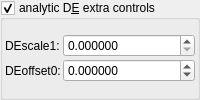
    <widget class="MyGroupBox" name="groupCheck_analyticDE_enabled_false">
     <property name="toolTip">
      <string>&lt;html&gt;&lt;head/&gt;&lt;body&gt;&lt;p&gt;Adjusts the DE every time this slot is iterated.&lt;/p&gt;&lt;p&gt;The aim is to keep these parameters as low as possible.&lt;/p&gt;&lt;p&gt;High values improve the DE, but detail is lost.&lt;/p&gt;&lt;p&gt;Occasionally a negative Offset value is used. &lt;/p&gt;&lt;/body&gt;&lt;/html&gt;</string>
     </property>
     <property name="title">
      <string>analytic D&amp;E extra controls</string>
     </property>
     <property name="checkable">
      <bool>true</bool>
     </property>
     <layout class="QVBoxLayout" name="verticalLayout_13" stretch="0">
      <property name="spacing">
       <number>2</number>
      </property>
      <property name="leftMargin">
       <number>2</number>
      </property>
      <property name="topMargin">
       <number>2</number>
      </property>
      <property name="rightMargin">
       <number>2</number>
      </property>
      <property name="bottomMargin">
       <number>2</number>
      </property>
      <item>
       <layout class="QGridLayout" name="gridLayout_24" columnstretch="0,1">
        <property name="spacing">
         <number>2</number>
        </property>
        <item row="1" column="0">
         <widget class="QLabel" name="label_269">
          <property name="text">
           <string>DEoffset0:</string>
          </property>
         </widget>
        </item>
        <item row="1" column="1">
         <widget class="MyDoubleSpinBox" name="spinbox_analyticDE_offset_0">
          <property name="sizePolicy">
           <sizepolicy hsizetype="Minimum" vsizetype="Maximum">
            <horstretch>0</horstretch>
            <verstretch>0</verstretch>
           </sizepolicy>
          </property>
          <property name="toolTip">
           <string>&lt;html&gt;&lt;head/&gt;&lt;body&gt;&lt;p&gt;Clamps are only variable in slot#1,&lt;/p&gt;&lt;p&gt;in other slots they are set to default&lt;/p&gt;&lt;/body&gt;&lt;/html&gt;</string>
          </property>
          <property name="prefix">
           <string/>
          </property>
          <property name="suffix">
           <string/>
          </property>
          <property name="decimals">
           <number>6</number>
          </property>
          <property name="minimum">
           <double>-99.989999999999995</double>
          </property>
          <property name="maximum">
           <double>99.989999999999995</double>
          </property>
          <property name="singleStep">
           <double>0.100000000000000</double>
          </property>
          <property name="value">
           <double>0.000000000000000</double>
          </property>
         </widget>
        </item>
        <item row="0" column="0">
         <widget class="QLabel" name="label_256">
          <property name="text">
           <string>DEscale1:</string>
          </property>
         </widget>
        </item>
        <item row="0" column="1">
         <widget class="MyDoubleSpinBox" name="spinbox_analyticDE_scale_1">
          <property name="sizePolicy">
           <sizepolicy hsizetype="Minimum" vsizetype="Maximum">
            <horstretch>0</horstretch>
            <verstretch>0</verstretch>
           </sizepolicy>
          </property>
          <property name="toolTip">
           <string>&lt;html&gt;&lt;head/&gt;&lt;body&gt;&lt;p&gt;Clamps are only variable in slot#1,&lt;/p&gt;&lt;p&gt;in other slots they are set to default&lt;/p&gt;&lt;/body&gt;&lt;/html&gt;</string>
          </property>
          <property name="prefix">
           <string/>
          </property>
          <property name="suffix">
           <string/>
          </property>
          <property name="decimals">
           <number>6</number>
          </property>
          <property name="minimum">
           <double>0.000000000000000</double>
          </property>
          <property name="maximum">
           <double>99.989999999999995</double>
          </property>
          <property name="singleStep">
           <double>0.100000000000000</double>
          </property>
         </widget>
        </item>
       </layout>
      </item>
     </layout>
    </widget>
